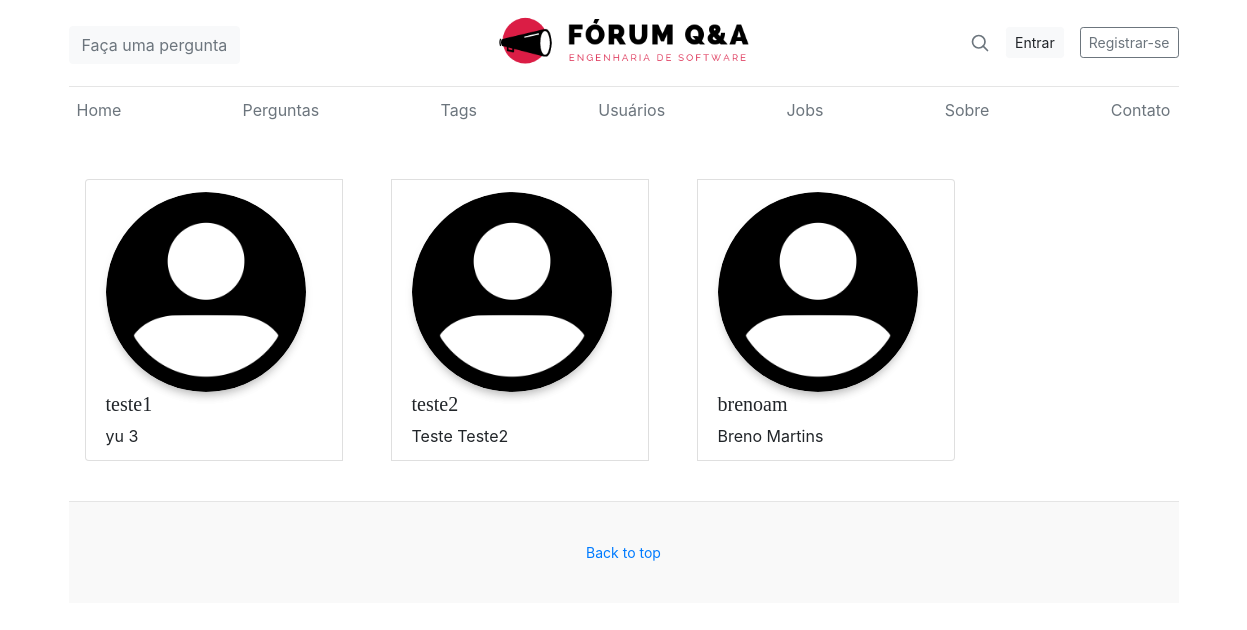
The app's page /users/, older data.
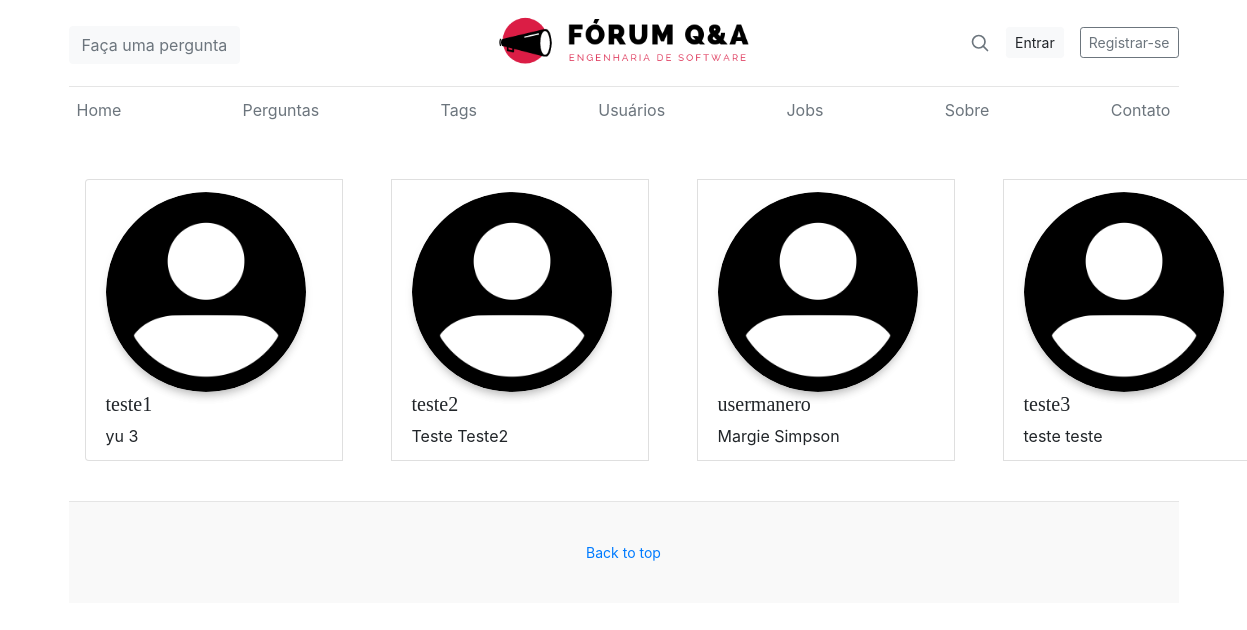
The same page, newer data.
### users/models.py (models this page shows)
class ForumUser(User):
    description = models.CharField(max_length=300)

### forum/views.py (the view)
# urls.py: path('users/', views.users , name='users'),
def users(request):
    context = {
        'title': 'Usuários'
    }
    users = User.objects.all()
    context['users'] = users
    return render(request, 'forum/users.html', context)

### forum/templates/forum/users.html (shortened to what this page needs)
{% extends "forum/base.html" %}
{% load static from staticfiles %}
{% block content %}
<div class="container">
    {%  include "forum/header.html" %}
    <ul class="list-group list-unstyled list-group-horizontal w-100 p-3">
      {% for user in users %}
      <li class="list-group-item media my-4 mr-5 ">
        <img src="{% static 'users/img/default.png' %}" class="mr-3 img-raised rounded-circle img-fluid" alt="...">
        <div class="media-body">
          <h5 class="mt-0 ">{{ user.username }}</h5>
          {{ user.first_name }} {{ user.last_name }}
        </div>
      </li>
      {% endfor %}
    </ul>
  <footer class="blog-footer">
    <p>
      <a href="#">Back to top</a>
    </p>
  </footer>
</div>
{% endblock content %}

### forum/templates/forum/base.html (shortened to what this page needs)
{% load static %}
<!DOCTYPE html>
<html lang="en">
<head>
    <link href="https://stackpath.bootstrapcdn.com/bootstrap/4.3.1/css/bootstrap.min.css" rel="stylesheet">
    <link href="https://stackpath.bootstrapcdn.com/font-awesome/4.7.0/css/font-awesome.min.css" rel="stylesheet">
    <link href="{% static 'forum/css/base.css' %}" rel="stylesheet" type="text/css">
</head>
<body>
   {% block content %} {% endblock %}
</body>
</html>

### forum/templates/forum/header.html
{% load static %}
<header class="blog-header py-3">
        <div class="row flex-nowrap justify-content-between align-items-center">
          <div class="col-4 pt-1">
              <button type="button" class="btn btn-light">
                <a href="{% url 'posts:create_post' %}" class="text-muted">Faça uma pergunta</a>
              </button>
          </div>
          <div class="col-4 text-center">
            <a class="blog-header-logo text-dark" href="{% url 'forum:index' %}">
              <img src="{% static 'forum/img/logo_top.png' %}" class="card-img-top"alt="logo">
            </a>
          </div>
          <div class="col-4 d-flex justify-content-end align-items-center">
            <a class="text-muted" href="#">
              <svg xmlns="http://www.w3.org/2000/svg" width="20" height="20" fill="none" stroke="currentColor" stroke-linecap="round" stroke-linejoin="round" stroke-width="2" class="mx-3" role="img" viewBox="0 0 24 24" focusable="false"><title>Search</title><circle cx="10.5" cy="10.5" r="7.5"/><path d="M21 21l-5.2-5.2"/></svg>
            </a>
            {% if user.is_authenticated %}
            <a href="{% url 'users:profile' %}"> {{ user.username }}</a>
            <a class="btn btn-sm btn btn-light mr-3" href="{% url 'users:logout' %}">Logout</a>
            {% else %}
            <a class="btn btn-sm btn btn-light mr-3" href="{% url 'users:login' %}">Entrar</a>
            <a class="btn btn-sm btn-outline-secondary" href="{% url 'users:register' %}">Registrar-se</a>
            {% endif %}
          </div>
        </div>
      </header>
      <div class="nav-scroller py-1 mb-2">
        <nav class="nav d-flex justify-content-between">
          <a class="p-2 text-muted" href="{% url 'forum:index' %}">Home</a>
          <a class="p-2 text-muted" href="{% url 'forum:all_posts' %}">Perguntas</a>
          <a class="p-2 text-muted" href="#">Tags</a>
          <a class="p-2 text-muted" href="{% url 'forum:users' %}">Usuários</a>
          <a class="p-2 text-muted" href="#">Jobs</a>
          <a class="p-2 text-muted" href="#">Sobre</a>
          <a class="p-2 text-muted" href="#">Contato</a>
        </nav>
      </div>

### static/forum/css/base.css (style rules this page uses)
.blog-header { line-height: 1; border-bottom: 1px solid #e5e5e5; }
.blog-header-logo { font-family: "Playfair Display", Georgia, "Times New Roman", serif; font-size: 2.25rem; }
h1, h2, h3, h4, h5, h6 { font-family: "Playfair Display", Georgia, "Times New Roman", serif; }
.nav-scroller { position: relative; z-index: 2; height: 2.75rem; overflow-y: hidden; }
.nav-scroller .nav { display: -ms-flexbox; display: flex; -ms-flex-wrap: nowrap; flex-wrap: nowrap; padding-bottom: 1rem; margin-top: -1px; overflow-x: auto; text-align: center; white-space: nowrap; -webkit-overflow-scrolling: touch; }
.blog-footer { padding: 2.5rem 0; color: #999; text-align: center; background-color: #f9f9f9; border-top: .05rem solid #e5e5e5; }
.blog-footer p:last-child { margin-bottom: 0; }
.img-raised { box-shadow: 0 5px 15px -8px rgba(0,0,0,.24), 0 8px 10px -5px rgba(0,0,0,.2); }
.rounded-circle { border-radius: 50%!important; }
.img-fluid, .img-thumbnail { max-width: 200px; height: auto; }
p { font-size: 14px; margin: 0 0 10px; }

Row changes from the older to the newer data that the page shows:
changed through a linked row, ForumUser: username "brenoam" → "usermanero"; first_name "Breno" → "Margie"; last_name "Martins" → "Simpson"
added ForumUser: username "teste3", first_name "teste", last_name "teste"
